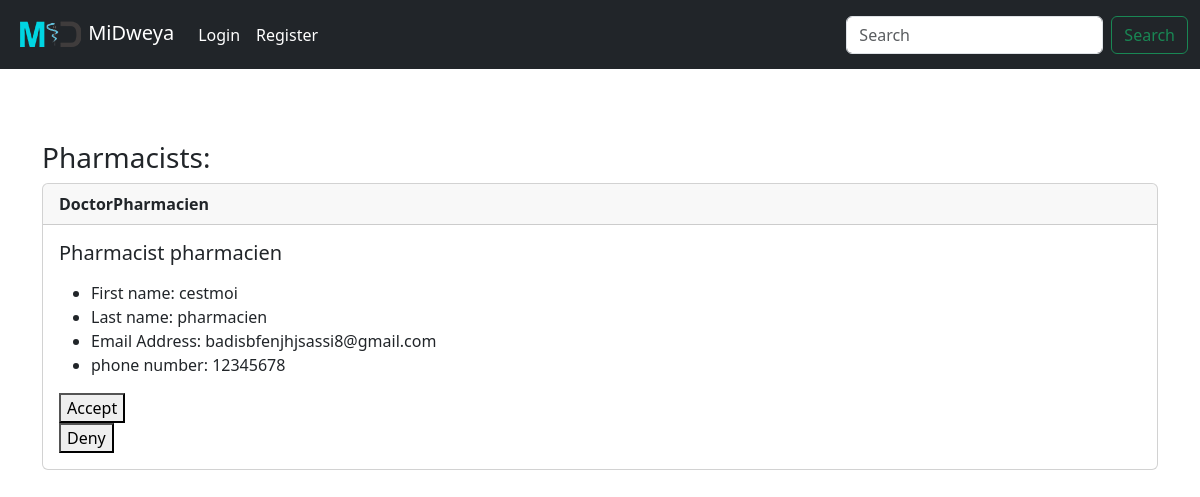
/users/PendingPharmacists, run on an earlier commit of the app's database.
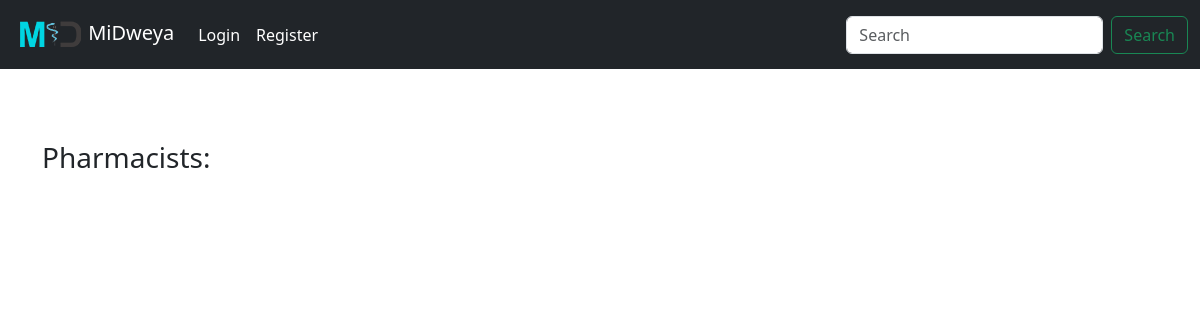
And on a later commit of the database.
### users/models.py (models this page shows)
class PendingPharmacists(models.Model):
    username=models.CharField("username",max_length=50)
    First_name=models.CharField("First_name",max_length=50)
    Last_name=models.CharField("Last_name",max_length=50)
    Email=models.EmailField("email")
    address=models.CharField("address",max_length=50)
    phoneNumber=models.CharField("phone number",max_length=8)
    password=models.CharField("password",max_length=100)
    def __str__(self):
        return self.username

### users/views.py (the view, shortened to what this page needs)
# urls.py: path('PendingPharmacists',views.PendingPharmacist,name="PendingPharmacist"),
def PendingPharmacist(request):
    waitingPharmacists=PendingPharmacists.objects.all()
    isChecker=request.user.groups.filter(name="Checkers").exists()
    return render(request,'authentification/pendingPharmacists.html',{'Pharmacists':waitingPharmacists,'isChecker':isChecker})

### users/templates/authentification/pendingPharmacists.html (shortened to what this page needs)
{% extends 'schedulingApp/baseLine.html' %}
{% block content %}
<h3>Pharmacists:</h3>
{% for Pharmacist in Pharmacists%}
<div class="card">
    <div class="card-header">
        <strong> {{Pharmacist}}</strong>
    </div>
    <div class="card-body">
      <h5 class="card-title">  Pharmacist {{Pharmacist.Last_name}} </h5>
      <p class="card-text"><ul>
        <li> First name: {{Pharmacist.First_name}}</li>
        <li> Last name: {{Pharmacist.Last_name}}</li>
        <li> Email Address: {{Pharmacist.Email}}</li>
        <li>phone number: {{Pharmacist.phoneNumber}}</li>
        </ul></p>
        <form action="{% url 'PendingPharmacist' %}" method="POST">
            <button type="submit" id="my-button-accept"  name="action" value="accept">Accept</button>
          </form>
          <form action="{% url 'PendingPharmacist' %}" method="POST">
            <button type="submit" id="my-button-Deny" name="action" value="Deny">Deny</button>
          </form>
    </div>
  </div>
<br>
{% endfor %}
{% endblock %}

What changed in the data, as far as the page shows it:
removed PendingPharmacists: username "DoctorPharmacien", Last_name "pharmacien", First_name "cestmoi", Email "badisbfenjhjsassi8@gmail.com", phoneNumber "12345678"
